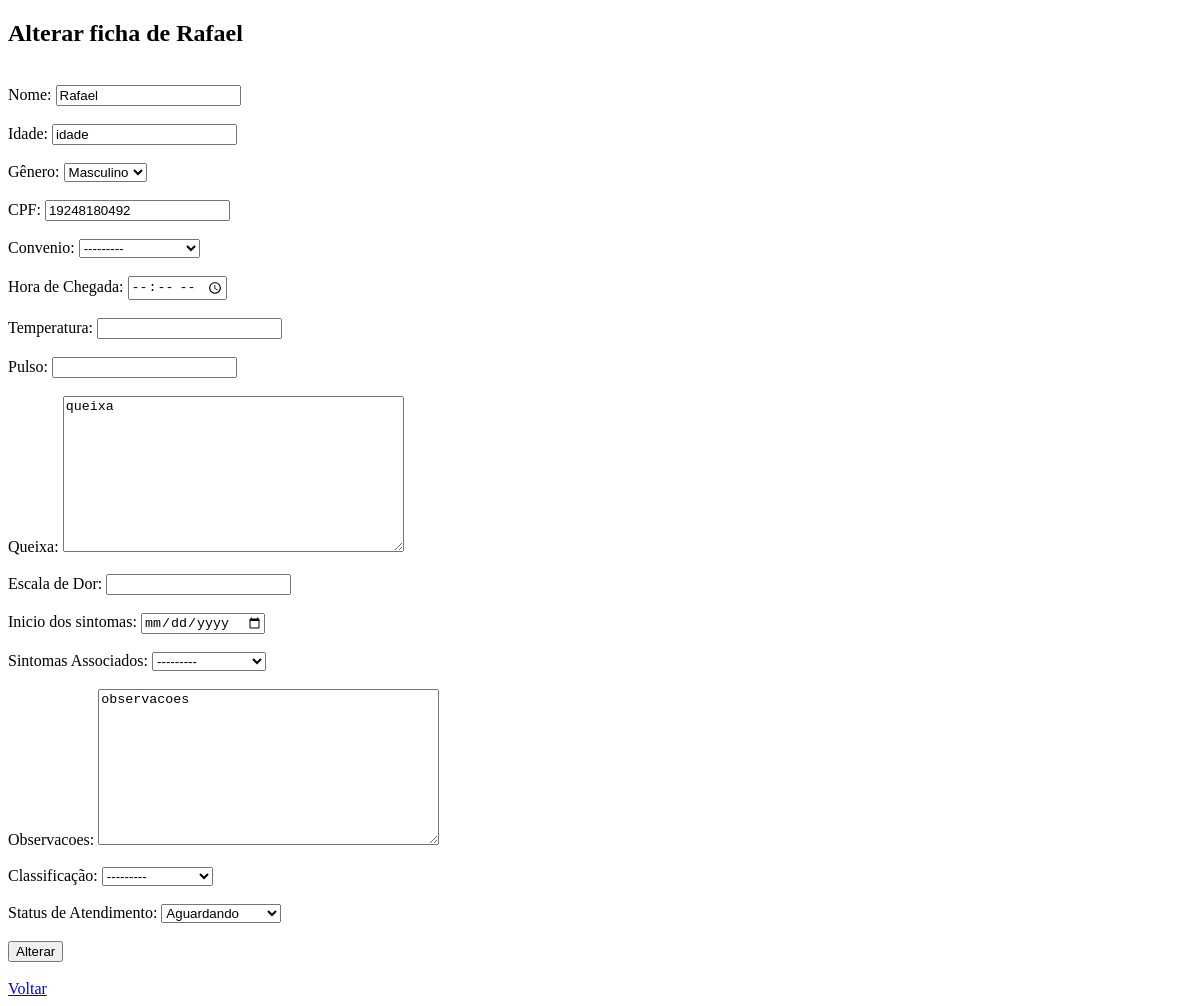
Before: /master/atualizar/2 with the older database file.
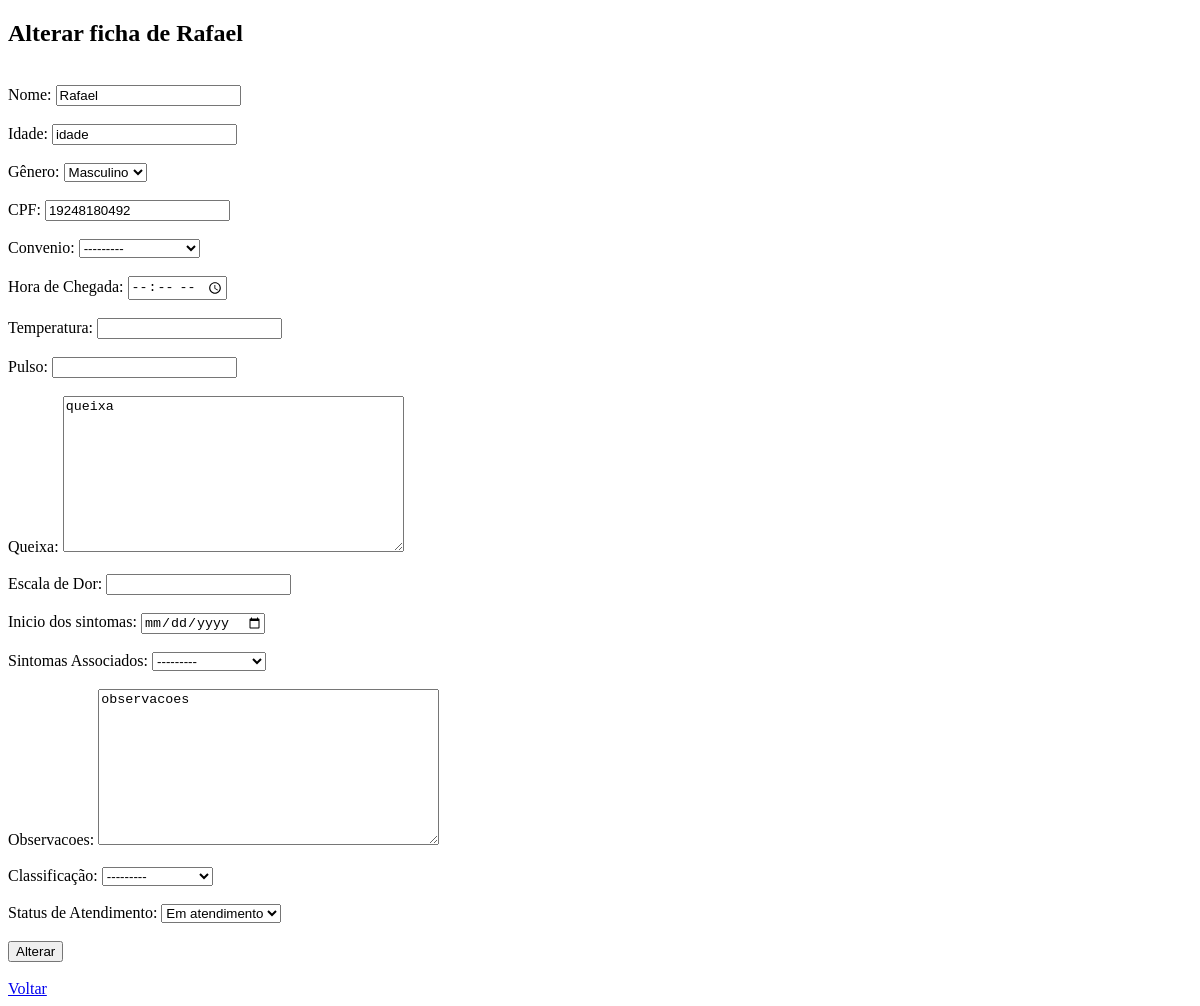
After: the same page with the newer database file.
### triagem/models.py (models this page shows, shortened)
class Paciente(models.Model):
    Sexualidade = [
        ('Masculino', 'Masculino'),
        ('Feminino', 'Feminino'),
    ]
    Convenios = [
        ('SUS', 'SUS'),
        ('Unimed', 'Unimed'),
        ('Hapvida', 'Hapvida'),
        ('Amil', 'Amil'),
        ('Bradesco Saude', 'Bradesco Saude'),
    ]
    Status = [
        ('Aguardando', 'Aguardando'),
        ('Em atendimento', 'Em atendimento'),
        ('Concluido', 'Concluido'),
    ]
    Sintomas = [
        ('Febre', 'Febre'),
        ('Dor de Cabeça', 'Dor de Cabeça'),
        ('Falta de Ar', 'Falta de Ar'),
        ('Náusea/Vômito', 'Náusea/Vômito'),
        ('Tontura', 'Tontura'),
        ('Fraqueza', 'Fraqueza'),
    ]
    Risco = [
        ('Vermelho', 'Emergência'),
        ('Laranja', 'Muito Urgente'),
        ('Amarelo', 'Urgente'),
        ('Verde', 'Pouco Urgente'),
        ('Azul', 'Não Urgente'),
    ]
    nome = models.CharField(max_length=100)
    idade = models.CharField(max_length=3)
    sexo = models.CharField(choices=Sexualidade, max_length=50)
    cpf = models.CharField(max_length=11)
    convenio = models.CharField(choices=Convenios, max_length=50)
    hora_chegada = models.TimeField(blank=True, null=True)
    temperatura = models.CharField(max_length=2)
    pulso = models.CharField(max_length=2)
    queixa = models.CharField(max_length=1000)
    dor = models.IntegerField(validators=[MinValueValidator(0), MaxValueValidator(10)])
    inicio_sintomas = models.DateField(blank=True, null=True)
    sintomas_associados = models.CharField(choices=Sintomas, max_length=50)
    observacoes = models.CharField(blank=True, null=True, max_length=1000)
    classificacao = models.CharField(choices=Risco, max_length=50)
    status_atendimento = models.CharField(max_length=20, choices=Status, default='Esperando')

### triagem/views.py (the view)
# urls.py: path('atualizar/<int:pk>', update_view, name='atualizar'),
def update_view(request, pk):
    paciente = get_object_or_404(Paciente, pk=pk)
    if request.method == 'GET':
        form = PacienteForm(instance=paciente)
        return render(request, 'site/atualizar.html', {'paciente': paciente, 'form': form})
    elif request.method == 'POST':
        form = PacienteForm(request.POST, instance=paciente)
        if form.is_valid():
            form.save()
            return redirect('hosp:mostrar', pk=paciente.pk)

### triagem/templates/site/atualizar.html (shortened to what this page needs)
{% load static %}
<!DOCTYPE html>
<html lang="en">
<head>
    <link rel="stylesheet" href="{% static 'front/css/atualizar.css' %}?v=2">
</head>
<body>
    <h2>Alterar ficha de {{ paciente.nome }}</h2>
    <form class="form" action="{% url 'hosp:atualizar' paciente.id %}" method="post">
        {% for field in form %}
            <br>
            {{ field.label_tag }}
            {{ field }}
            <br>
        {% endfor %}
        <br>
        <button class="link" type="submit">Alterar</button>
    </form><br>
    <a class="link" href="{% url 'hosp:mostrar' paciente.id %}">Voltar</a>
</body>
</html>

Changed rows visible on the page:
changed Paciente "Rafael": status_atendimento "Aguardando" → "Em atendimento"
